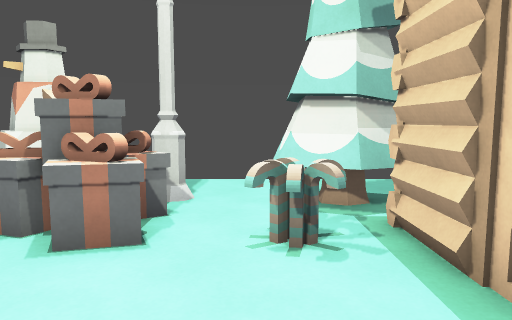
view 1 (above)

12 first-person views from a walk through a 3-D level made in the Godot game engine. The camera is 1.5 m above the floor, tilts 6° down and sees 70° across. The floor is counted in squares, 1 m on a side. Each view is taken from the middle of a square. On the plan, view 1 faces up. The plan holds only what a view shows up to about 16 squares ahead; the rest is blank. The place goes on beyond the plan. Surface patterns are stand-ins for the level's own textures.

view 2
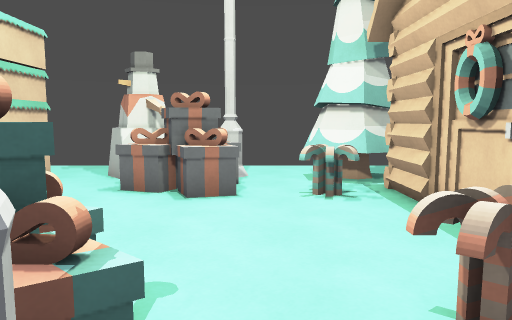

view 3
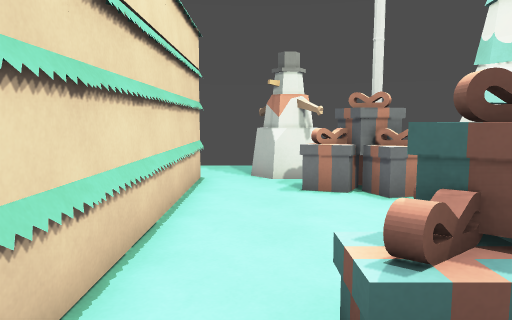

view 4
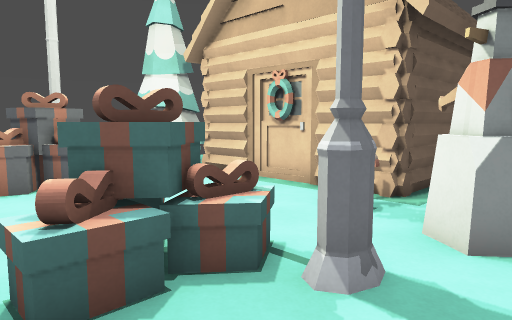

view 5
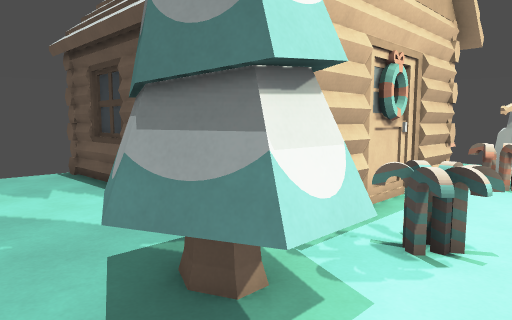

view 6
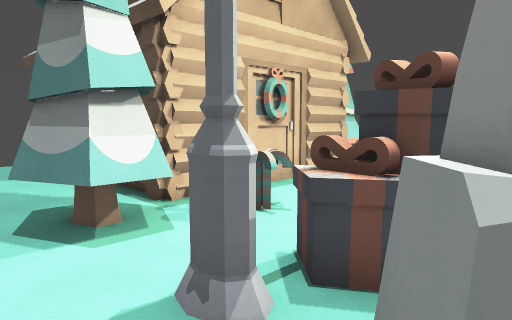

view 7
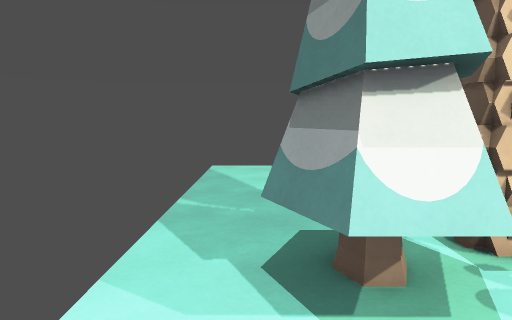

view 8
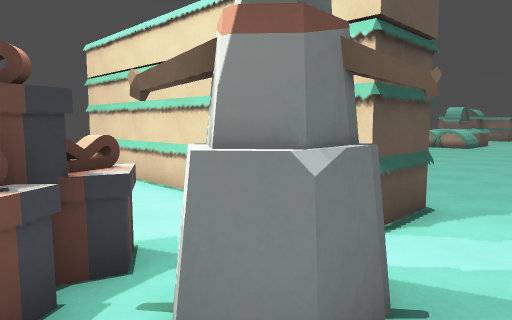

view 9
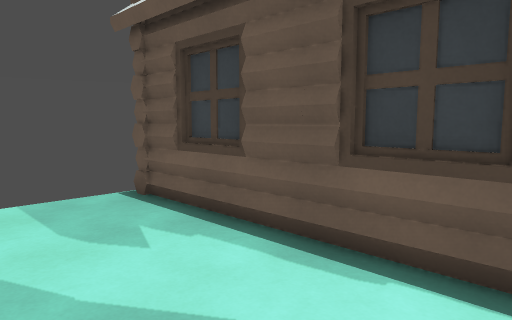

view 10
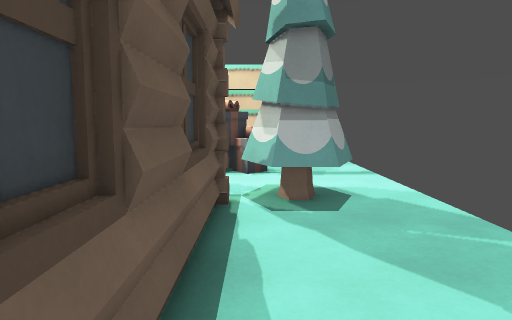

view 11
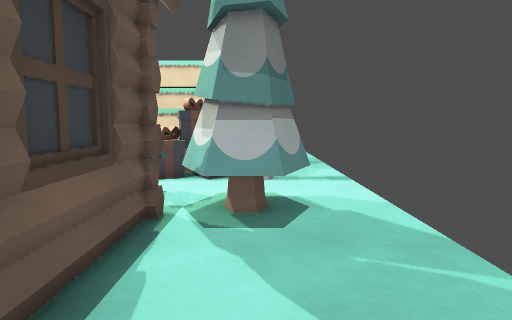

view 12
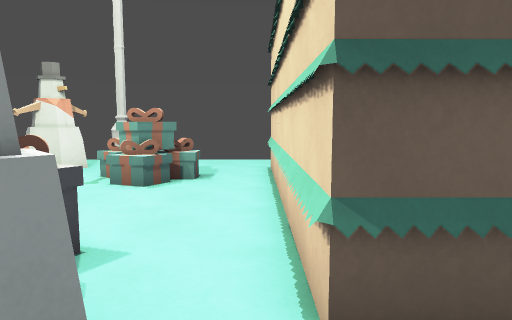

### Floor plan
Points are (right, up) in squares from view 1. A wall is a line through its corners. A room is listed if a view was taken in it or the views show most of it. See-through windows are left out.
Room 1 (views 1, 5, 6, 7, 8, 9, 10, 11, 12)
walls: (-1.7, 5) (-2.9, 4.7); (-1.7, 5.7) (-2.2, 5.7) (-1.5, 4.3) (-2.5, 4.7); (-2.5, 4.9) (-1.5, 4.5); (2.5, 5.3) (9.5, 5.3); (-2.4, 4.1) (-3, 5.5); (-2.9, 5.2) (-3.7, 4.9); (-2.1, 7.2) (-1.6, 7.4); (3.6, 5.1) (5.2, 5.1); (-3.9, 5.1) (-3.2, 5.3); (-3.7, 6.8) (-4.4, 6.7) (-4.9, 7.3) (-4.8, 7.5); (-3.8, 6.6) (-4.5, 6.5); (2.2, 1.4) (2.2, 3); (-4.2, 6.6) (-4.7, 6.7) (-5, 7.1); (-4.2, 7.8) (-3.6, 7.7) (-3.3, 7.4); (-4.7, 7.7) (-3.9, 7.8) (-3.4, 7.2); (-2.3, -0.4) (-3.2, -1.1); (2.1, -0.6) (2.1, 4.6); (-3.9, -0.5) (-3.1, 0.1) (-1.8, -1) (-3, -1); (-4.4, -0.4) (-2.6, -0.4); (7, 5.1) (8.8, 5.1); (0, -2.2) (0.9, -2.2); (-0.3, -2.4) (1.1, -2.4); (-0.3, -2.7) (-0.1, -2.4); (-0.1, -2.9) (0.2, -2.4); (-8.5, 6.7) (-6.5, 6.7) (-6.5, -0.5)
low walls: (-1.3, 4.4) (-2.4, 4.1); (-2.1, 6.4) (-1.4, 5.7) (-2.2, 5.2); (-2.6, 5.4) (-3, 4.6) (-4, 4.9) (-3.6, 5.6); (-3.7, 0.1) (-2.7, 0.4); (-1.8, -1) (-2.5, -1.6); (-2.4, -0.8) (-1.9, -0.9); (-3.9, -0.1) (-3.4, 0.7) (-2.3, 0.3); (-4.1, -0.9) (-3.6, -0.5)
ways out: opening at (-5.5, 0) to room 2; opening at (-1, -2) to room 2; opening at (-7.5, 8.5); closed door at (2, 2.5); gap at (-3, 6)
objects: other object (0, 5); other object (1, -1); tree (1, 6) to (3, 8); cabin (2, 5); cabin (10, 5)
Room 2 (views 2, 3, 4)
walls: (-2.5, -1.6) (-3.9, -0.5); (-3.5, -0.7) (-4.1, -1.1); (-2.7, -0.6) (-3.7, -0.6); (-6.5, -0.5) (-6.5, -3); (-0.1, -3.2) (-0.2, -3.1) (-0.3, -2.4); (0.1, -3.2) (-0.1, -2.9)
low walls: (-3.3, -1.3) (-4.1, -1.3); (-4.4, -1.1) (-4.4, -0.4); (-2.9, -0.4) (-3.3, -0.3)
ways out: opening at (-5.5, 0) to room 1; opening at (-1, -2) to room 1

Positions as (right, up) in squares from view 1, and headings:
1: (0, 0), facing up
2: (-1, -3), facing up
3: (-5, -3), facing up
4: (-5, -4), facing up-right
5: (-1, 9), facing down-right
6: (-4, 9), facing down-right
7: (-2, 8), facing right
8: (-2, 9), facing down-left
9: (3, 9), facing down-right
10: (9, 6), facing left
11: (8, 7), facing left
12: (-6, 9), facing down
